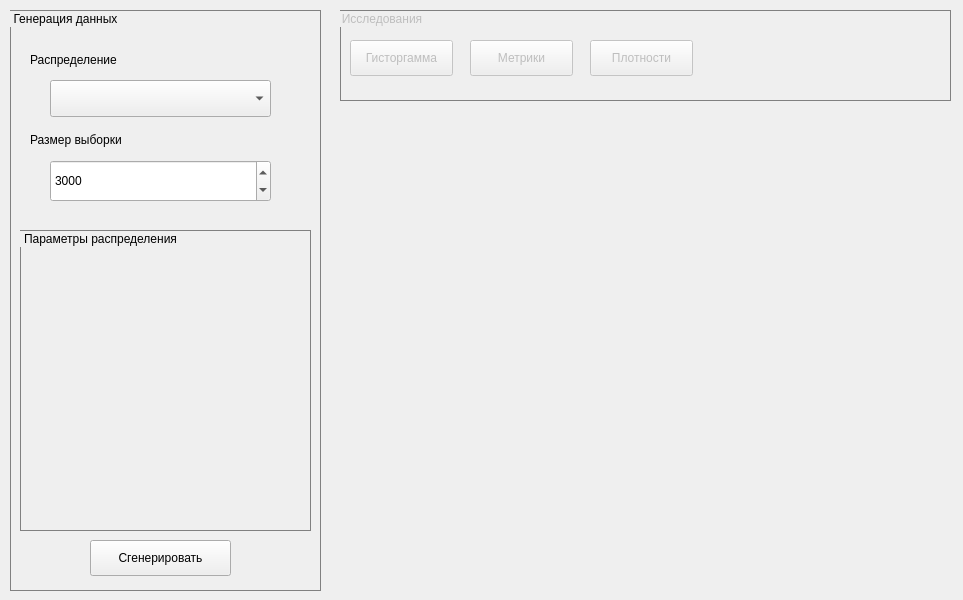
<?xml version="1.0" encoding="UTF-8"?>
<ui version="4.0">
 <class>MainWindow</class>
 <widget class="QMainWindow" name="MainWindow">
  <property name="geometry">
   <rect>
    <x>0</x>
    <y>0</y>
    <width>963</width>
    <height>600</height>
   </rect>
  </property>
  <property name="windowTitle">
   <string>Lab1. Data preparation.</string>
  </property>
  <property name="styleSheet">
   <string notr="true">QGroupBox{
	border: 1px solid grey;
}</string>
  </property>
  <widget class="QWidget" name="centralwidget">
   <widget class="QGroupBox" name="groupBox_dataGeneration">
    <property name="geometry">
     <rect>
      <x>10</x>
      <y>10</y>
      <width>311</width>
      <height>581</height>
     </rect>
    </property>
    <property name="styleSheet">
     <string notr="true"/>
    </property>
    <property name="title">
     <string>Генерация данных</string>
    </property>
    <property name="flat">
     <bool>false</bool>
    </property>
    <property name="checkable">
     <bool>false</bool>
    </property>
    <widget class="QLabel" name="label">
     <property name="geometry">
      <rect>
       <x>20</x>
       <y>40</y>
       <width>111</width>
       <height>19</height>
      </rect>
     </property>
     <property name="text">
      <string>Распределение</string>
     </property>
    </widget>
    <widget class="QLabel" name="label_2">
     <property name="geometry">
      <rect>
       <x>20</x>
       <y>120</y>
       <width>121</width>
       <height>19</height>
      </rect>
     </property>
     <property name="text">
      <string>Размер выборки</string>
     </property>
    </widget>
    <widget class="QGroupBox" name="groupBox_dataParams">
     <property name="geometry">
      <rect>
       <x>10</x>
       <y>220</y>
       <width>291</width>
       <height>301</height>
      </rect>
     </property>
     <property name="title">
      <string>Параметры распределения</string>
     </property>
     <widget class="QWidget" name="verticalLayoutWidget">
      <property name="geometry">
       <rect>
        <x>10</x>
        <y>30</y>
        <width>271</width>
        <height>261</height>
       </rect>
      </property>
      <layout class="QVBoxLayout" name="verticalLayout_DataParams"/>
     </widget>
    </widget>
    <widget class="QPushButton" name="pushButton_dataGenerate">
     <property name="geometry">
      <rect>
       <x>80</x>
       <y>530</y>
       <width>141</width>
       <height>36</height>
      </rect>
     </property>
     <property name="text">
      <string>Сгенерировать</string>
     </property>
    </widget>
    <widget class="QComboBox" name="comboBox_dataGenerator">
     <property name="geometry">
      <rect>
       <x>40</x>
       <y>70</y>
       <width>221</width>
       <height>37</height>
      </rect>
     </property>
    </widget>
    <widget class="QSpinBox" name="spinBox_dataAmount">
     <property name="geometry">
      <rect>
       <x>40</x>
       <y>150</y>
       <width>221</width>
       <height>42</height>
      </rect>
     </property>
     <property name="maximum">
      <number>100000</number>
     </property>
     <property name="singleStep">
      <number>100</number>
     </property>
     <property name="value">
      <number>3000</number>
     </property>
    </widget>
   </widget>
   <widget class="QGroupBox" name="groupBox_dataInspection">
    <property name="enabled">
     <bool>false</bool>
    </property>
    <property name="geometry">
     <rect>
      <x>340</x>
      <y>10</y>
      <width>611</width>
      <height>91</height>
     </rect>
    </property>
    <property name="title">
     <string>Исследования</string>
    </property>
    <widget class="QPushButton" name="pushButton_inspectionHistogram">
     <property name="geometry">
      <rect>
       <x>10</x>
       <y>30</y>
       <width>103</width>
       <height>36</height>
      </rect>
     </property>
     <property name="text">
      <string>Гисторгамма</string>
     </property>
    </widget>
    <widget class="QPushButton" name="pushButton_inspectionMetrics">
     <property name="geometry">
      <rect>
       <x>130</x>
       <y>30</y>
       <width>103</width>
       <height>36</height>
      </rect>
     </property>
     <property name="text">
      <string>Метрики</string>
     </property>
    </widget>
    <widget class="QPushButton" name="pushButton_inspectionEstimate">
     <property name="geometry">
      <rect>
       <x>250</x>
       <y>30</y>
       <width>103</width>
       <height>36</height>
      </rect>
     </property>
     <property name="text">
      <string>Плотности</string>
     </property>
    </widget>
   </widget>
   <widget class="QWidget" name="verticalLayoutWidget_2">
    <property name="geometry">
     <rect>
      <x>340</x>
      <y>120</y>
      <width>611</width>
      <height>471</height>
     </rect>
    </property>
    <layout class="QVBoxLayout" name="verticalLayout_dataDiagram"/>
   </widget>
  </widget>
 </widget>
 <resources/>
 <connections/>
</ui>
